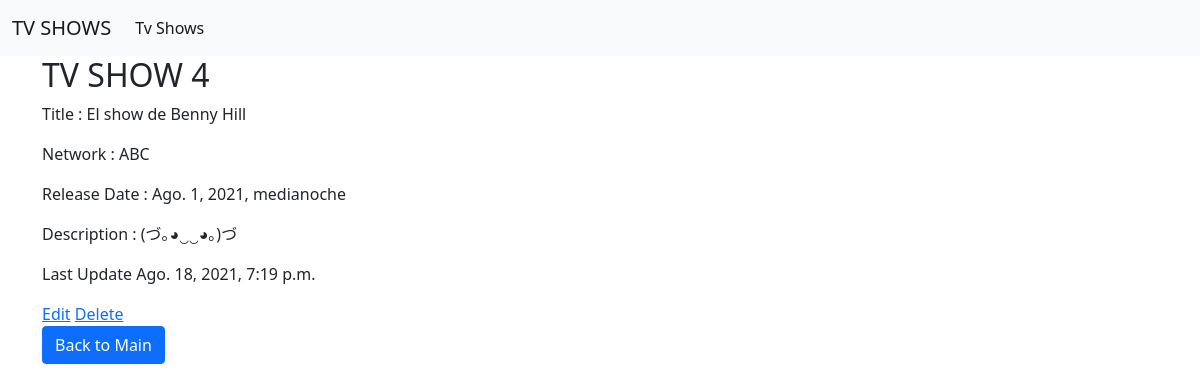
Page /shows/4 (signed in) on the committed database.
### app_shows/models.py (models this page shows)
class Show(models.Model):
    title = models.CharField(max_length=50,unique=True)
    release_date = models.DateTimeField()
    network= models.ForeignKey(Network,  related_name="shows", on_delete = models.CASCADE)
    descr= models.CharField(max_length=255)
    created_at = models.DateTimeField(auto_now_add=True)
    updated_at = models.DateTimeField(auto_now=True)
    objects = ShowManager()

class Network(models.Model):
    name = models.CharField(max_length=50,unique=True)
    created_at = models.DateTimeField(auto_now_add=True)
    updated_at = models.DateTimeField(auto_now=True)

### app_shows/decorators.py (the view)
    def wrapper(request,*args, **kwargs):
        if 'user' not in request.session:
            return redirect('/register')
        respuesta = func(request,*args, **kwargs)
        return respuesta

### app_shows/views.py (called while the page is built)
@login_required
def detail(request,show_id):
    show=Show.objects.get(id=show_id)
    context = {
        "show":show,
    }
    return render(request, 'detail.html', context)

### app_shows/templates/detail.html (shortened to what this page needs)
{% extends './base.html' %}
{% block content %}
<div class="container">
    <div class="row">
        <div class="col-8">
            <h2>TV SHOW {{show.id}}</h2>
            <p>Title : {{show.title}}</p>
            <p>Network : {{show.network.name}}</p>
            <p>Release Date : {{show.release_date}} </p>
            <p>Description : {{show.descr}}</p>
        </div>
    </div>
    <div class="row">
        <div class="col-8">
            <p>Last Update {{show.updated_at}}</p>
        </div>
    </div>
    <div class="row">
        <div class="col-8">
            <a href="{{show.id}}/edit">Edit</a>
            <a href="#" data-href="{{show.id}}/destroy" class="lnk-del" data-title="delete" data-bs-toggle="modal" data-bs-target="#confirm-delete" >Delete</a>
        </div>
    </div>
    <div class="row">
        <div class="col">
            <a href="/"  class="btn btn-primary">Back to Main</a>
        </div>
    </div>
</div>
{% endblock %}

### rows in the picture
Show: id "4", title "El show de Benny Hill", network.name "ABC", release_date "Ago. 1, 2021, medianoche", descr "(づ｡◕‿‿◕｡)づ", updated_at "Ago. 18, 2021, 7:19 p.m."
